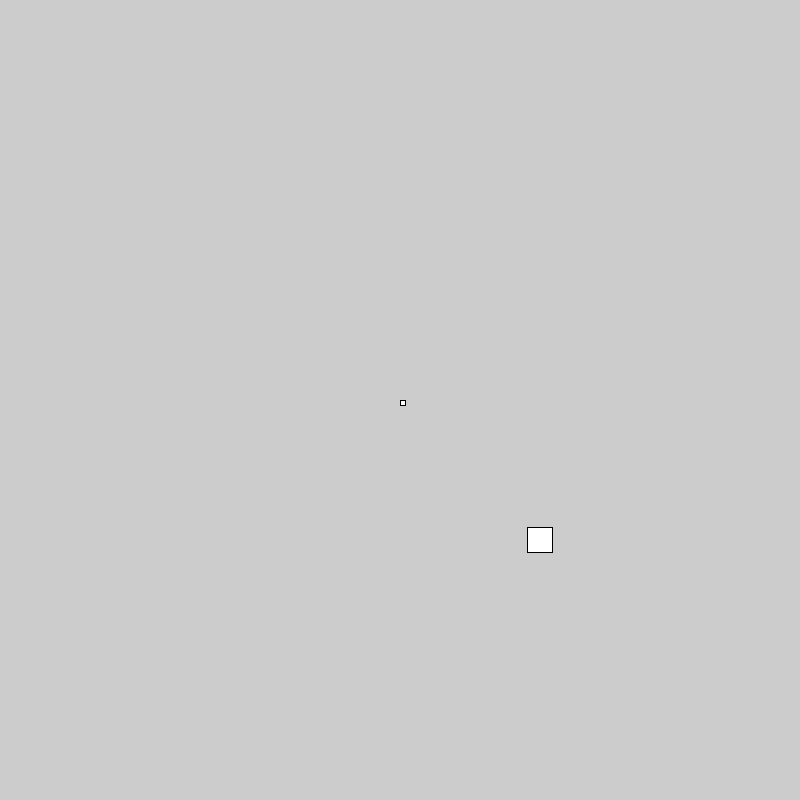
Frame 1 (no input)
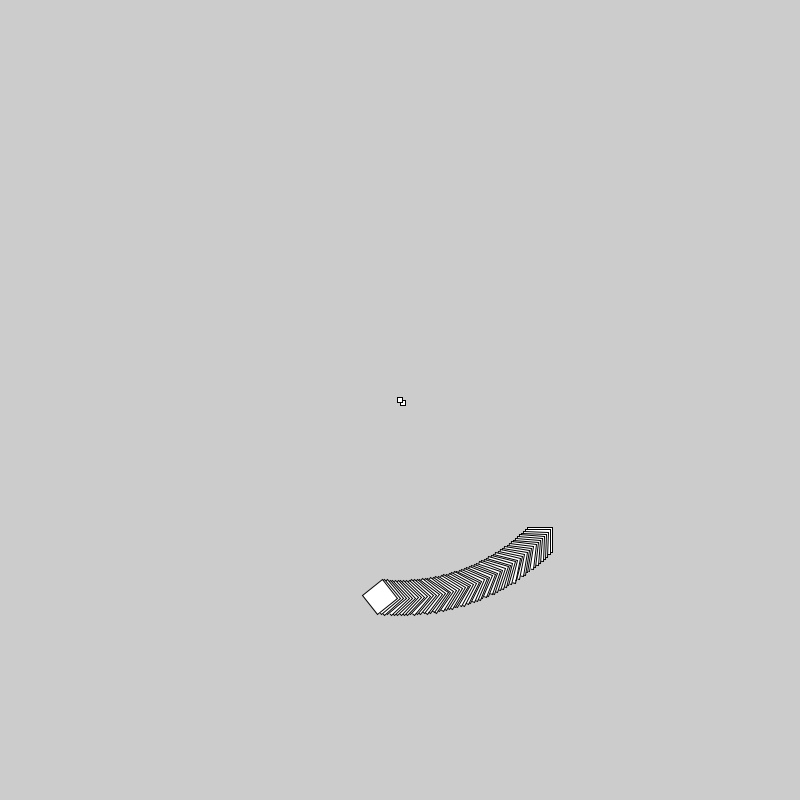
Frame 60 (the mouse pressed at the canvas centre just before this capture)
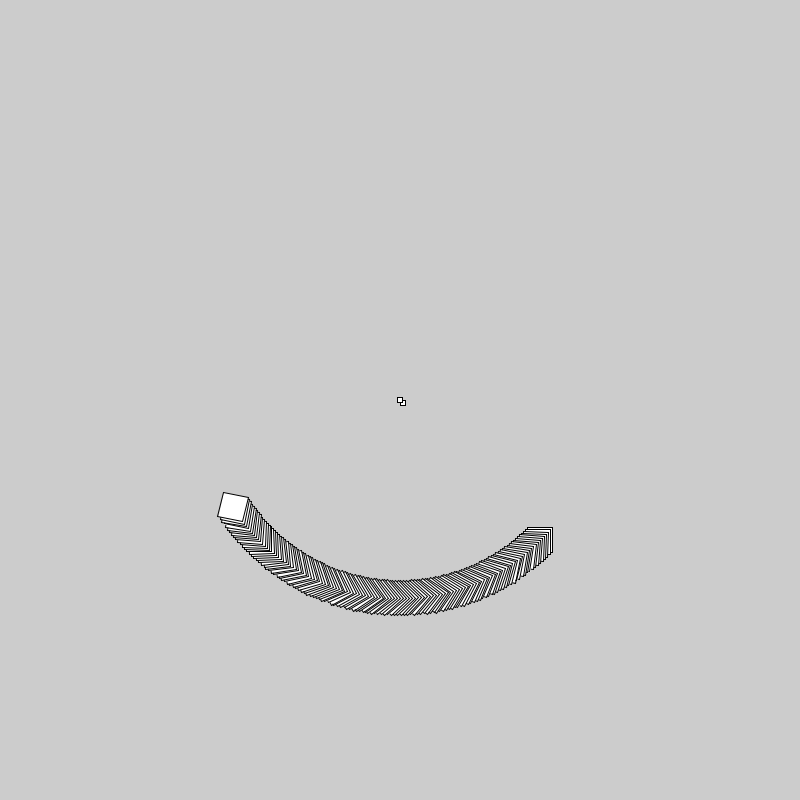
Frame 120 (the mouse held since frame 60 and released just before this capture)

The Processing sketch that drew these frames (run headless with seeded random() and noise(); from frame 60 on, the mouse is pressed at the canvas centre):

// Processing sketch: Tidal_Lock
// ── Tidal_Lock.pde
float x,y;
float originX = width/2,originY= height/2;
float angle = 0 ;

void setup()
{
  size(800,800);
  originX = width/2;
  originY= height/2;
}
float radius = 140;
void draw()
{
  clear();
  translate(originX,originY);
  rect(0,0,5,5);
  rectMode(CENTER);
  rotate(angle%360);
  rect(radius+x,radius+y,25,25);
  //angle = map(angle+0.01,0,360,0,360);
  angle +=0.015;
  
   
 
 }
